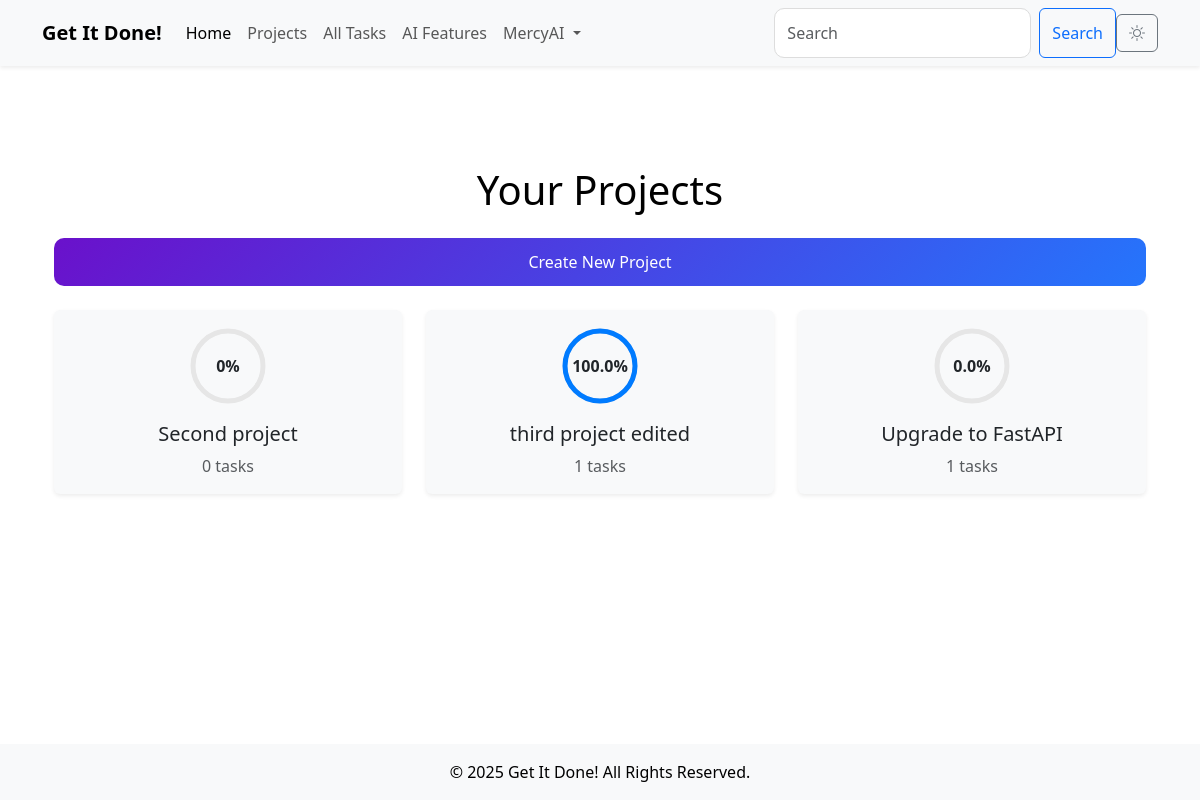
Page /projects (signed in) on the earlier database version.
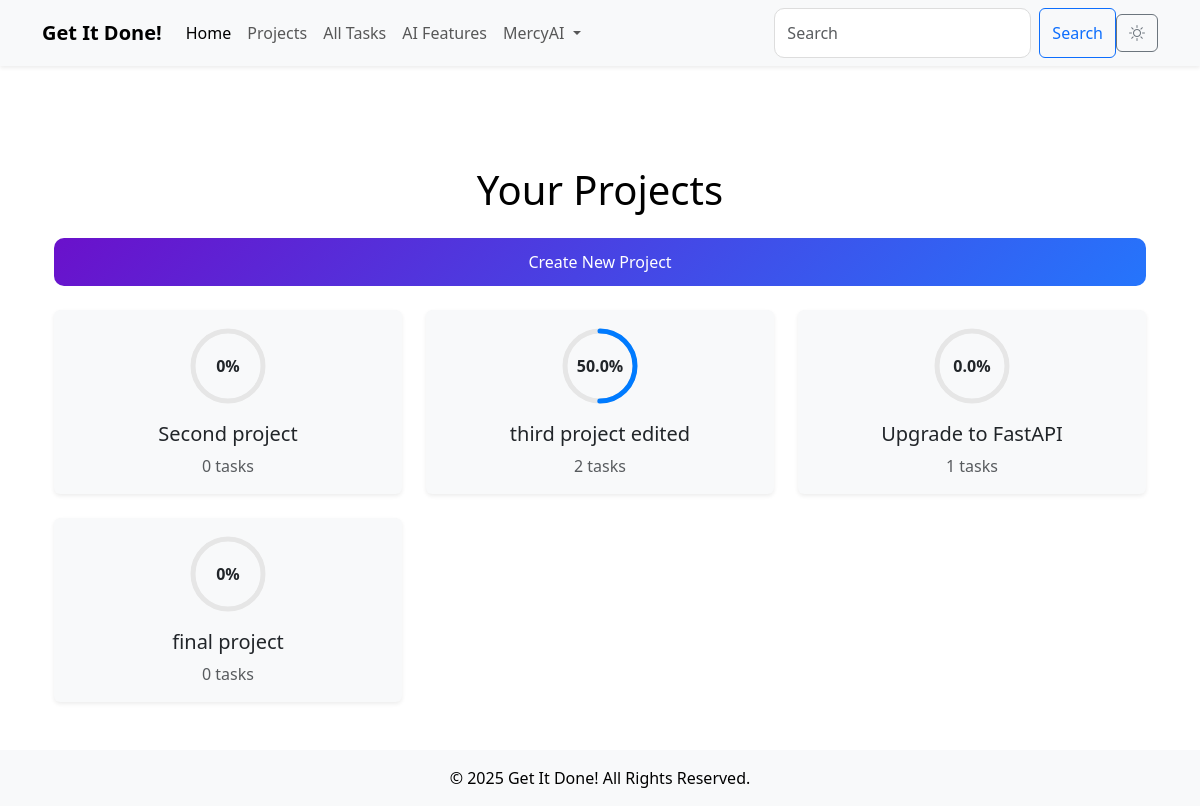
Same page on the later database version.
### models.py (models this page shows, shortened)
class User(db.Model, UserMixin):
    id = db.Column(db.Integer, primary_key=True)
    username = db.Column(db.String(80), unique=True, nullable=False)
    email = db.Column(db.String(120), unique=True, nullable=False, index=True)
    password = db.Column(db.String(200), nullable=False)
    created_at = db.Column(db.DateTime, default=db.func.current_timestamp())
    updated_at = db.Column(db.DateTime, default=db.func.current_timestamp(), onupdate=db.func.current_timestamp())
    tasks = db.relationship('Task', backref='user', lazy='select')

class Project(db.Model):
    id = db.Column(db.Integer, primary_key=True)
    name = db.Column(db.String(200), nullable=False, unique=True)
    description = db.Column(db.Text, nullable=True)
    deadline = db.Column(db.DateTime, nullable=True)
    created_at = db.Column(db.DateTime, default=db.func.current_timestamp())
    updated_at = db.Column(db.DateTime, default=db.func.current_timestamp(), onupdate=db.func.current_timestamp())
    owner_id = db.Column(db.Integer, db.ForeignKey('user.id'), nullable=False, index=True)  # Project owner
    owner = db.relationship('User', backref='projects')  # Link to the User model
    tasks = db.relationship('Task', backref='project', lazy='select')  # Link to the Task model

### main.py (the view)
@app.route('/projects', methods=['GET'])
@login_required
def projects():
    projects = Project.query.filter_by(owner_id=current_user.id).all()
    for project in projects:
        project.tasks = Task.query.filter_by(project_id=project.id).all()
    serialized_projects = [serialize_project(project) for project in projects]
    return render_template(
        'projects.html',
        projects=projects,
        serialized_projects=serialized_projects,
        form=BaseForm(),
        TaskStatus=TaskStatus
    )

### main.py
class BaseForm(FlaskForm):
    pass    #Create an instance of the form class in every route that requires CSRF protection ie form = BaseForm()

### main.py (called while the page is built)
@login_manager.user_loader
def load_user(user_id):
    return User.query.get(int(user_id))

def serialize_project(project):
    return {
        "id": project.id,
        "name": project.name,
        "tasks": [
            {
                "id": task.id,
                "title": task.title,
                "status": task.status.value,
                "due_date": task.due_date.strftime('%Y-%m-%d') if task.due_date else None
            }
            for task in project.tasks
        ]
    }

### templates/projects.html (shortened to what this page needs)
{% extends 'base.html' %}
{% block content %}
<div class="container mt-5">
    <h1 class="text-center mb-4">Your Projects</h1>
    <div class="text-end mb-4">
        <a href="{{ url_for('add_project') }}" class="btn btn-primary">Create New Project</a>
    </div>
    {% if projects|length > 0 %}
    <div class="row g-4">
        {% for project in projects %}
        <div class="col-md-4">
            <div class="card shadow-sm border-0 project-card" onclick="openProjectDetails({{ project.id }})">
                <div class="card-body text-center">
                    <div class="progress-ring mb-3">
                        {% set completed_tasks = project.tasks|selectattr('status', 'equalto', TaskStatus.Done)|list %}
                        {% set total_tasks = project.tasks|length %}
                        {% set progress = (completed_tasks|length / total_tasks * 100) if total_tasks > 0 else 0 %}
                        <svg class="progress-ring-svg" width="80" height="80">
                            <circle class="progress-ring-bg" cx="40" cy="40" r="35"></circle>
                            <circle class="progress-ring-fg" cx="40" cy="40" r="35" style="stroke-dasharray: 220; stroke-dashoffset: {{ 220 - (progress / 100 * 220) }};"></circle>
                        </svg>
                        <div class="progress-ring-text">{{ progress|round(0) }}%</div>
                    </div>
                    <h5 class="card-title">{{ project.name }}</h5>
                    <p class="card-text text-muted">{{ total_tasks }} tasks</p>
                </div>
            </div>
        </div>
        {% endfor %}
    </div>
    {% else %}
    <div class="alert alert-info text-center" role="alert">
        No projects available. Start by creating a new project!
    </div>
    {% endif %}
</div>
{% endblock %}

### templates/base.html (shortened to what this page needs)
<!DOCTYPE html>
<html lang="en">
<head>
    <link href="https://cdn.jsdelivr.net/npm/bootstrap@5.3.0/dist/css/bootstrap.min.css" rel="stylesheet">
    <link rel="stylesheet" href="{{ url_for('static', filename='css/style.css') }}">
    <link rel="stylesheet" href="https://cdnjs.cloudflare.com/ajax/libs/font-awesome/6.0.0-beta3/css/all.min.css">
    <link rel="stylesheet" href="https://cdn.jsdelivr.net/npm/bootstrap-icons@1.5.0/font/bootstrap-icons.css">
</head>
<body class="d-flex flex-column min-vh-100">
    <nav class="navbar navbar-expand-lg navbar-light bg-light fixed-top shadow-sm">
        <div class="container">
            <a class="navbar-brand fw-bold" href="{{ url_for('index') }}">Get It Done!</a>
            <div class="collapse navbar-collapse" id="navbarNav">
                <ul class="navbar-nav me-auto">
                    <li class="nav-item">
                        <a class="nav-link active" href="{{ url_for('index') }}">Home</a>
                    </li>
                    <li class="nav-item">
                        <a class="nav-link" href="{{ url_for('projects') }}">Projects</a>
                    </li>
                    <li class="nav-item">
                        <a class="nav-link" href="{{ url_for('tasks') }}">All Tasks</a>
                    </li>
                    <li class="nav-item">
                        <a class="nav-link" href="{{ url_for('ai') }}">AI Features</a>
                    </li>
                    {% if current_user.is_authenticated %}
                    <li class="nav-item dropdown">
                        <a class="nav-link dropdown-toggle" href="#" id="userDropdown" role="button" data-bs-toggle="dropdown" aria-expanded="false">
                            {{ current_user.username }}
                        </a>
                    </li>
                    {% endif %}
                </ul>
                <form class="d-flex ms-auto">
                    <input class="form-control me-2" type="search" placeholder="Search" aria-label="Search">
                    <button class="btn btn-outline-primary" type="submit">Search</button>
                </form>
            </div>
            <button id="theme-toggle" class="btn btn-outline-secondary">
                <i id="theme-icon" class="bi bi-sun"></i>
            </button>
        </div>
    </nav>
    <main class="container my-5 flex-grow-1">
        {% block content %}{% endblock %}
    </main>
    <footer class="bg-light text-center py-3 mt-auto">
        <p class="mb-0">© 2025 Get It Done! All Rights Reserved.</p>
    </footer>
</body>
</html>

### static/css/style.css (style rules this page uses)
body { background-color: #ffffff; color: #000000; padding-top: 70px; transition: background-color 0.3s, color 0.3s; }
.card { background-color: #f8f9fa; transition: background-color 0.3s, color 0.3s; }
.btn { transition: background-color 0.3s, color 0.3s; }
.form-control { border-radius: 10px; padding: 0.75rem; font-size: 1rem; border: 1px solid #ddd; }
.btn-primary { background: linear-gradient(135deg, #6a11cb, #2575fc); border: none; padding: 0.75rem; font-size: 1rem; border-radius: 10px; width: 100%; transition: all 0.3s ease; }
.btn-primary { background: linear-gradient(135deg, #6a11cb, #2575fc); border: none; color: #fff; padding: 0.75rem; font-size: 1rem; border-radius: 10px; transition: all 0.3s ease; }
.btn-primary { background: linear-gradient(135deg, #6a11cb, #2575fc); border: none; transition: all 0.3s ease; }
.progress-ring { position: relative; width: 80px; height: 80px; margin: 0 auto; }
.progress-ring-svg { transform: rotate(-90deg); }
.progress-ring-text { position: absolute; top: 50%; left: 50%; transform: translate(-50%, -50%); font-size: 16px; font-weight: bold; }

Differences in the rows shown:
computed for Project "third project edited": progress "100.0" → "50.0"; owner "1" → "2"
added Project: progress "0", name "final project", total_tasks "0"
